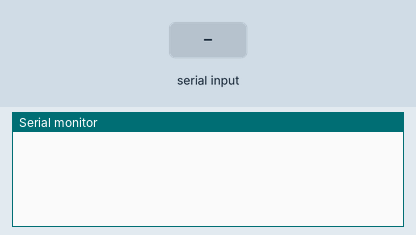
Bench run of a sketch on a simulated Arduino Mega 2560, built with avr-gcc and run on an emulated ATmega2560. Parts: the last lines printed to the serial monitor. The inputs (shaded band) are chosen by the test bench.

Above: at 1.3 s.
1.4 s: "90,45,200\n" received over Serial
At 1.9 s:
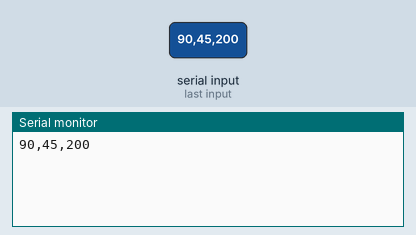
3.0 s: "90,45\n" received over Serial
At 4.1 s:
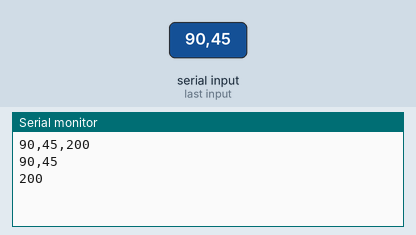
4.5 s: "90,45,200,10\n" received over Serial
At 5.3 s:
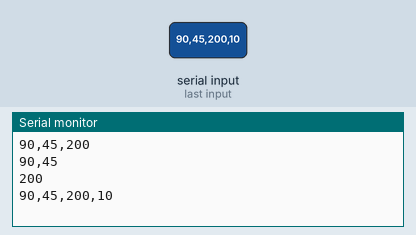

The sketch:

MX_64_Control_Arbotix.ino
```cpp
//===============MX-64 Control Sketch========
/* This sketch controls the MX-motors. Firs this sketch sets up the motors
 to the desired setup parameters. Then it reads in the commands from the matlab
 code serially, parses the commands, and assigns the angles to the proper motors.
 Written by John Gardiner
 3/22/2015
 */
//import ax12 library to send DYNAMIXEL commands
#include <ax12.h>
#include <ctype.h>
//#include <SoftwareSerial.h>


String srd = "";
volatile int currentID1 = 0;
volatile int currentAngle1 = 0;
volatile int currentID2 = 0;
volatile int currentAngle2 = 0;
char readingarray [14];
char idarray [4] = {
  '3','3','4','4'};
char anglearray [8] = {
  '2','0','4','8','2','0','4','8'};
int motorarray [6] = {
  4,5,14,15};
char charArray[14];
int i = 0;

void setup()
{
  //Serial Setup
  Serial.begin(57142);
  //Serial1.begin(57600);
  delay(10);

  //Set Up Motors
  for (int i = 0; i < sizeof(motorarray); i++)
  {
    SetLED(motorarray[i],1);
    SetP(motorarray[i],4);
    //SetI(motorarray[i],4);
    //SetD(motorarray[i],4);
    SetPosition(motorarray[i],2048);
    //EEPromLock(motorarray[i],1);
    delay(10);
  }

}

void loop()
{
  int j = 0;
  boolean stuff = false;
  while (Serial.available() > 0)
  {
    char thevar = Serial.read();
    readingarray[j] = thevar;
    j++;
    stuff = true;
    delay(10);
  }
  //Serial.println("Hi, I am Arbotix");
  String srd(readingarray);
  if (stuff)
  {
    stuff = false;
    Serial.println(srd);
    //Set char arrays
    idarray [0] = readingarray[0];
    idarray [1] = readingarray[1];
    anglearray [0] = readingarray[3];
    anglearray [1] = readingarray[4];
    anglearray [2] = readingarray[5];
    anglearray [3] = readingarray[6];

    idarray [2] = readingarray[7];
    idarray [3] = readingarray[8];
    anglearray [4] = readingarray[10];
    anglearray [5] = readingarray[11];
    anglearray [6] = readingarray[12];
    anglearray [7] = readingarray[13];

    //convert char arrays to strings
    String sid(idarray);
    String sid1 = sid.substring(0,2);
    String sid2 = sid.substring(2);
    String sangle(anglearray);
    String sangle1 = sangle.substring(0,4);
    String sangle2 = sangle.substring(4);

    //convert strings to numbers
    currentID1 = sid1.toInt();
    currentAngle1 = sangle1.toInt();
    currentID2 = sid2.toInt();
    currentAngle2 = sangle2.toInt();

    //Set motor angles
    SetPosition(currentID1,currentAngle1);
    SetPosition(currentID2,currentAngle2);//NOTHIN'
  }
}
```

ax12.h
```cpp
// (licence header left out)
#include <Arduino.h>

#ifndef ax12_h
#define ax12_h

#define AX12_MAX_SERVOS             30
#define AX12_BUFFER_SIZE            32

/** Configuration **/
#if defined(ARBOTIX)
  // no config needed
#elif defined(SERVO_STIK) || defined(ARBOTIX2)
  #define AX_RX_SWITCHED
  #define SET_RX_WR (PORTC |= 0x40)
  #define SET_AX_WR (PORTC |= 0x80)
  #define SET_RX_RD (PORTC = (PORTC & 0xBF) | 0x80)
  #define SET_AX_RD (PORTC = (PORTC & 0x7F) | 0x40)
  #define INIT_AX_RX DDRC |= 0xC0; PORTC |= 0xC0
#elif defined(ARBOTIX_1280)
  #define AX_RX_SWITCHED
  #define SET_RX_WR (PORTG |= 0x08)
  #define SET_AX_WR (PORTG |= 0x10)
  #define SET_RX_RD (PORTG = (PORTG&0xE7) | 0x10 )
  #define SET_AX_RD (PORTG = (PORTG&0xE7) | 0x08 )
  #define INIT_AX_RX DDRG |= 0x18; PORTG |= 0x18
#endif

/** EEPROM AREA **/
#define AX_MODEL_NUMBER_L           0
#define AX_MODEL_NUMBER_H           1
#define AX_VERSION                  2
#define AX_ID                       3
#define AX_BAUD_RATE                4
#define AX_RETURN_DELAY_TIME        5
#define AX_CW_ANGLE_LIMIT_L         6
#define AX_CW_ANGLE_LIMIT_H         7
#define AX_CCW_ANGLE_LIMIT_L        8
#define AX_CCW_ANGLE_LIMIT_H        9
#define AX_SYSTEM_DATA2             10
#define AX_LIMIT_TEMPERATURE        11
#define AX_DOWN_LIMIT_VOLTAGE       12
#define AX_UP_LIMIT_VOLTAGE         13
#define AX_MAX_TORQUE_L             14
#define AX_MAX_TORQUE_H             15
#define AX_RETURN_LEVEL             16
#define AX_ALARM_LED                17
#define AX_ALARM_SHUTDOWN           18
#define AX_OPERATING_MODE           19
#define AX_DOWN_CALIBRATION_L       20
#define AX_DOWN_CALIBRATION_H       21
#define AX_UP_CALIBRATION_L         22
#define AX_UP_CALIBRATION_H         23
/** RAM AREA **/
#define AX_TORQUE_ENABLE            24
#define AX_LED                      25 //LED
#define AX_CW_COMPLIANCE_MARGIN     26 //D
#define AX_CCW_COMPLIANCE_MARGIN    27 //I
#define AX_CW_COMPLIANCE_SLOPE      28 //P
#define AX_CCW_COMPLIANCE_SLOPE     29
#define AX_GOAL_POSITION_L          30
#define AX_GOAL_POSITION_H          31
#define AX_GOAL_SPEED_L             32
#define AX_GOAL_SPEED_H             33
#define AX_TORQUE_LIMIT_L           34
#define AX_TORQUE_LIMIT_H           35
#define AX_PRESENT_POSITION_L       36
#define AX_PRESENT_POSITION_H       37
#define AX_PRESENT_SPEED_L          38
#define AX_PRESENT_SPEED_H          39
#define AX_PRESENT_LOAD_L           40
#define AX_PRESENT_LOAD_H           41
#define AX_PRESENT_VOLTAGE          42
#define AX_PRESENT_TEMPERATURE      43
#define AX_REGISTERED_INSTRUCTION   44
#define AX_PAUSE_TIME               45
#define AX_MOVING                   46
#define AX_LOCK                     47
#define AX_PUNCH_L                  48
#define AX_PUNCH_H                  49

/** Status Return Levels **/
#define AX_RETURN_NONE              0
#define AX_RETURN_READ              1
#define AX_RETURN_ALL               2

/** Instruction Set **/
#define AX_PING                     1
#define AX_READ_DATA                2
#define AX_WRITE_DATA               3
#define AX_REG_WRITE                4
#define AX_ACTION                   5
#define AX_RESET                    6
#define AX_SYNC_WRITE               131

/** Error Levels **/
#define ERR_NONE                    0
#define ERR_VOLTAGE                 1
#define ERR_ANGLE_LIMIT             2
#define ERR_OVERHEATING             4
#define ERR_RANGE                   8
#define ERR_CHECKSUM                16
#define ERR_OVERLOAD                32
#define ERR_INSTRUCTION             64

/** AX-S1 **/
#define AX_LEFT_IR_DATA             26
#define AX_CENTER_IR_DATA           27
#define AX_RIGHT_IR_DATA            28
#define AX_LEFT_LUMINOSITY          29
#define AX_CENTER_LUMINOSITY        30
#define AX_RIGHT_LUMINOSITY         31
#define AX_OBSTACLE_DETECTION       32
#define AX_BUZZER_INDEX             40

void ax12Init(long baud);

void setTXall();     // for sync write
void setTX(int id);
void setRX(int id);

void ax12write(unsigned char data);
void ax12writeB(unsigned char data);

int ax12ReadPacket(int length);
int ax12GetRegister(int id, int regstart, int length);
void ax12SetRegister(int id, int regstart, int data);
void ax12SetRegister2(int id, int regstart, int data);
int ax12GetLastError();

extern unsigned char ax_rx_buffer[AX12_BUFFER_SIZE];
extern unsigned char ax_tx_buffer[AX12_BUFFER_SIZE];
extern unsigned char ax_rx_int_buffer[AX12_BUFFER_SIZE];
#if defined(AX_RX_SWITCHED)
// Need to stow type of servo (which bus it's on)
extern unsigned char dynamixel_bus_config[AX12_MAX_SERVOS];
#endif

//Stuff we added
//PID Control
#define SetP(id, p) (ax12SetRegister(id, 28, p))
#define SetI(id, i) (ax12SetRegister(id, 27, i))
#define SetD(id, d) (ax12SetRegister(id, 26, d))

//LED Control
#define SetLED(id, led) (ax12SetRegister(id, 25, led))

//EEProm Lock
#define EEPromLock(id,lock) (ax12SetRegister(id, 47, lock))

#define SetPosition(id, pos) (ax12SetRegister2(id, AX_GOAL_POSITION_L, pos))
#define GetPosition(id) (ax12GetRegister(id, AX_PRESENT_POSITION_L, 2))
#define TorqueOn(id) (ax12SetRegister(id, AX_TORQUE_ENABLE, 1))
#define Relax(id) (ax12SetRegister(id, AX_TORQUE_ENABLE, 0))

#define GetLeftIRData(id) (ax12GetRegister(id, AX_LEFT_IR_DATA))
#define GetCenterIRData(id) (ax12GetRegister(id, AX_CENTER_IR_DATA))
#define GetRightIRData(id) (ax12GetRegister(id, AX_RIGHT_IR_DATA))
#define GetObstacles(id) (ax12GetRegister(id, OBSTACLE_DETECTION))

#define PlayTone(id, note) (ax12SetRegister(id, AX_BUZZER_INDEX, note))

#endif
```

Measured:
- after the input at 1.4 s, the serial monitor: prints a new line after 0.10 s (image 1)
- after the input at 3.0 s, the serial monitor: prints a new line after 0.06 s (image 2)
- after the input at 4.5 s, the serial monitor: prints a new line after 0.13 s (image 3)
